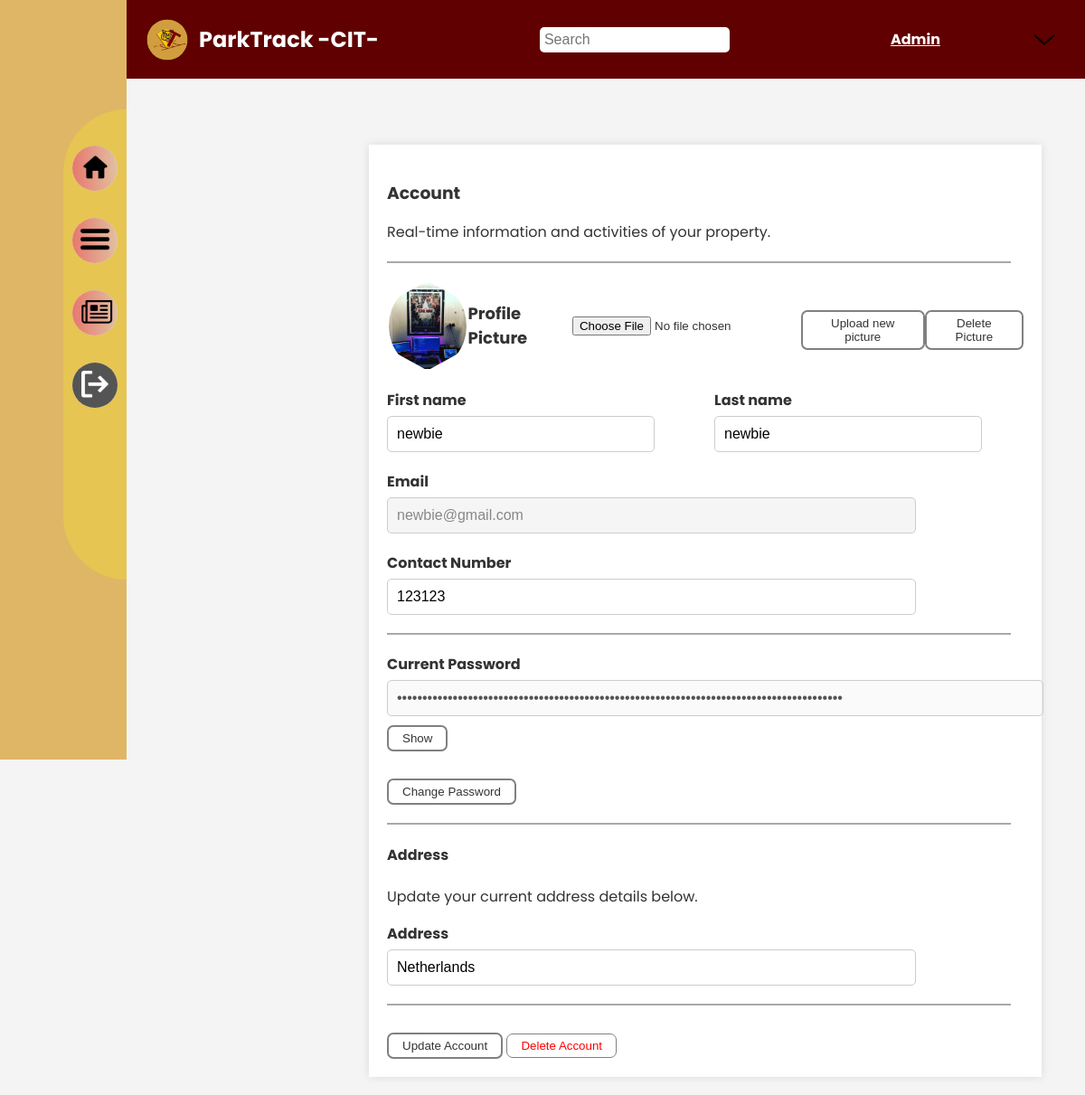
Screenshot of /accountSettings/ (signed in) with the database file from the repository.
### myapp/models.py (models this page shows, shortened)
class User(AbstractUser):
    userId = models.AutoField(primary_key=True)
    fname = models.CharField(max_length=100)
    lname = models.CharField(max_length=100)
    email = models.EmailField(max_length=254, unique=True)
    profile_picture = models.ImageField(upload_to='profile_pictures/', blank=True, null=True)
    gender = models.CharField(max_length=10)
    address = models.CharField(max_length=255)
    contactNo = models.CharField(max_length=15)
    accountType = models.CharField(choices=[('staff', 'Staff'), ('user', 'User')], max_length=10)
    vehicle = models.ForeignKey(
        'myapp.Vehicle',  # Replace 'myapp' with your app name
        on_delete=models.SET_NULL,  # Set to NULL if the vehicle is deleted
        null=True,  # Allows the field to be optional
        blank=True,  # Allows the field to be left blank in forms
        related_name='users'
    )
    class Meta:
        db_table = 'myapp_user'  # Replace 'myapp' with your actual app name
        verbose_name = 'user'
        verbose_name_plural = 'users'

### myapp/views.py (the view)
# urls.py: path('accountSettings/', accountSettings, name='accountSettings'),
def accountSettings(request):
    context = get_base_context(request)
    return render(request, 'account.html', context)

### myapp/utils.py (called while the page is built, shortened)
def get_base_context(request):
    user = request.user
    if user.is_authenticated:
        user_name = f"{user.first_name} {user.last_name}"
        user_fname = user.first_name
        user_role = user.groups.first().name if user.groups.exists() else 'Guest'
        vehicle = getattr(user, 'vehicle', None)
        vehicle_info = {
            "manufacturer": vehicle.vehicleManufacturer if vehicle else "None",
            "type": vehicle.vehicleType if vehicle else "N/A",
            "color": vehicle.vehicleColor if vehicle else "N/A",
            "plate_number": vehicle.plate_number if vehicle else "N/A",
            "image": vehicle.vehicleImage.url if vehicle and vehicle.vehicleImage else None,
        }
    return {
        'user_name': user_name,
        'user_fname': user_fname,
        'user_role': user_role,
        'vehicle_info': vehicle_info,
    }

### myapp/templates/account.html (shortened to what this page needs)
<!DOCTYPE html>
{% extends 'base.html' %}
{% load static %}
{% block content %}
</head>
<body>
    <div class="container">
        <div class="main-content">
            <section class="account">
                <h3>Account</h3>
                <p>Real-time information and activities of your property.</p>
                <hr>
             <form id="profile-picture-form" enctype="multipart/form-data" onsubmit="event.preventDefault(); uploadPicture();">
                <div class="profile-picture">
                    <img
                        src="{% if user.profile_picture %}{{ user.profile_picture.url }}{% else %}{% static 'images/profile.png' %}{% endif %}"
                        alt="Profile Picture"
                        class="profile-img"
                        id="profile-picture"
                    >
                    <div class="profile-title">Profile Picture</div>
                    <input type="file" id="upload-file" name="profile_picture" class="file-input" accept="image/*">
                    <button class="btn" type="submit">Upload new picture</button>
                    <button class="btn" id="delete-picture-btn" type="button">Delete Picture</button>
                </div>
            </form>
                <form id="update-form" method="POST">
                    <div class="form">
                        <div class="input-group row">
                            <div>
                                <label for="first-name">First name</label>
                                <input type="text" id="first-name" name="fname" value="{{ user.fname }}" placeholder="First name">
                            </div>
                            <div>
                                <label for="last-name">Last name</label>
                                <input type="text" id="last-name" name="lname" value="{{ user.lname }}" placeholder="Last name">
                            </div>
                        </div>
                        <div class="input-group row">
                            <div>
                                <label for="email">Email</label>
                                <input type="email" id="email" name="email" value="{{ user.email }}" placeholder="Email address" readonly>
                            </div>
                        </div>
                        <div class="input-group row">
                            <div>
                                <label for="contactNo">Contact Number</label>
                                <input type="text" id="contactNo" name="contactNo" value="{{ user.contactNo }}" placeholder="Contact Number">
                            </div>
                        </div>
                        <hr>
                        <div class="input-group">
                            <label for="password">Current Password</label>
                            <input type="password" id="password" value="{{ user.password }}" disabled placeholder="Current Password">
                            <button class="btn" id="toggle-password-visibility" type="button">Show</button>
                        </div>
                        <button class="btn" id="change-password-btn" type="button">Change Password</button>
                        <hr>
                        <div class="input-group">
                            <h4>Address</h4>
                            <p>Update your current address details below.</p>
                            <div class="input-group row">
                                <div>
                                    <label for="address">Address</label>
                                    <input type="text" id="address" name="address" value="{{ user.address }}" placeholder="Street Address">
                                </div>
                            </div>
                        </div>
                        <hr>
                        <div class="security">
                            <button class="btn" id="update-btn" type="button">Update Account</button>
                            <button class="btn delete-account" id="delete-account-btn" type="button">Delete Account</button>
                        </div>
                    </div>
                </form>
            </section>
        </div>
    </div>
{% endblock %}

### myapp/static/menu.css (style rules this page uses)
.container { height: 100vh; }
.main-content { margin-top: 60px; margin-left: 120px; padding: 20px; flex: 1; display: flex; flex-direction: column; align-items: center; }
.profile-picture img { width: 50px; height: 50px; border-radius: 50%; border: 2px solid #fff; }
hr { border: 1px solid #444; margin: 20px 0; }

### myapp/templates/account.html (style rules this page uses)
body { font-family: Arial, sans-serif; background-color: #f4f4f4; color: #333; }
.container { width: 100%; height: 100vh; margin: 0 auto; margin-top: 50px; }
.main-content { display: flex; margin-top: 0px; }
.account { width: 100%; padding: 20px; background-color: white; box-shadow: 0 0 10px rgba(0, 0, 0, 0.1); }
.account h3 { margin-bottom: 10px; }
.account .profile-picture { margin-bottom: 20px; display: flex; align-items: center; }
.account .profile-img { width: 95px; height: 95px; clip-path: polygon(50% 0%, 100% 25%, 100% 75%, 50% 100%, 0% 75%, 0% 25%); }
.account .profile-title { font-size: 18px; font-weight: bold; color: #333; }
.account .btn { background-color: white; color: #333; border: 2px solid gray; border-radius: 7px; padding: 5px 15px; cursor: pointer; margin-top: 10px; text-align: center; }
.account .delete-account { color: red; border: 1px solid gray; background-color: white; padding: 5px 15px; border-radius: 7px; cursor: pointer; }
.account .form { margin-top: 20px; }
.account .input-group { margin-bottom: 20px; }
.account .input-group label { display: block; margin-bottom: 5px; font-weight: bold; }
.account .input-group input { width: 100%; padding: 10px; font-size: 16px; border: 1px solid #ccc; border-radius: 5px; }
.account .input-group.row { display: flex; gap: 20px; }
.account .input-group.row > div { flex: 1; }
.account .input-group.row input { width: 80%; }
hr { border: 0; border-top: 2px solid darkgray; width: 98%; margin: 20px 0; }
input[readonly] { background-color: #f5f5f5; border: 1px solid #ccc; color: #888; cursor: not-allowed; }

### myapp/templates/base.html (style rules this page uses)
body { font-family: 'Poppins', sans-serif; }
h1, h2, h3, p, span { font-family: 'Poppins', sans-serif; }

### rows the page displays
User: profile_picture (picture), fname "newbie", lname "newbie", email "newbie@gmail.com", contactNo "123123", address "Netherlands"
